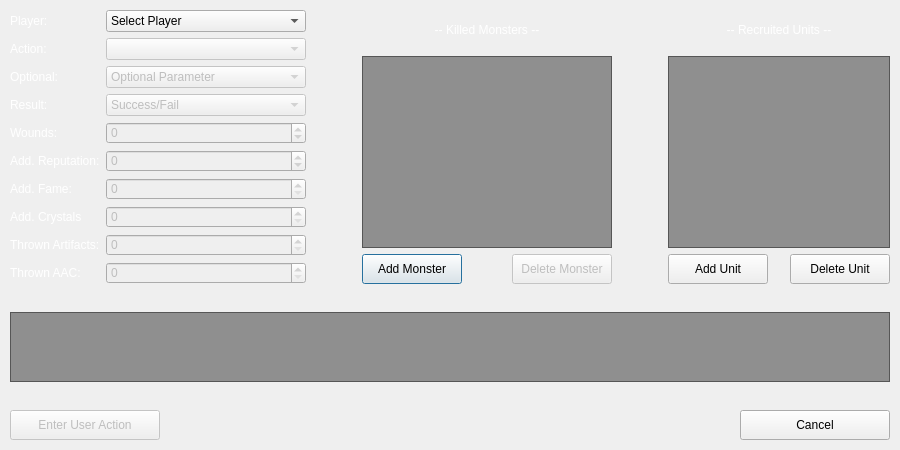
<?xml version="1.0" encoding="UTF-8"?>
<ui version="4.0">
 <class>Dialog_UserAction</class>
 <widget class="QDialog" name="Dialog_UserAction">
  <property name="windowModality">
   <enum>Qt::WindowModal</enum>
  </property>
  <property name="enabled">
   <bool>true</bool>
  </property>
  <property name="geometry">
   <rect>
    <x>0</x>
    <y>0</y>
    <width>900</width>
    <height>450</height>
   </rect>
  </property>
  <property name="sizePolicy">
   <sizepolicy hsizetype="Fixed" vsizetype="Fixed">
    <horstretch>0</horstretch>
    <verstretch>0</verstretch>
   </sizepolicy>
  </property>
  <property name="minimumSize">
   <size>
    <width>900</width>
    <height>450</height>
   </size>
  </property>
  <property name="maximumSize">
   <size>
    <width>900</width>
    <height>450</height>
   </size>
  </property>
  <property name="windowTitle">
   <string>Dialog</string>
  </property>
  <property name="styleSheet">
   <string notr="true">QDialog#Dialog_UserAction{
    border-image: url(:/images/Image_Background_Action);
}

QTableWidget {
    background-color: rgb(0, 0, 0, 40%);
    color: rgb(255, 255, 255);
    font: 75 8pt &quot;MS Shell Dlg 2&quot;;
}</string>
  </property>
  <layout class="QGridLayout" name="gridLayout_2">
   <property name="leftMargin">
    <number>10</number>
   </property>
   <property name="topMargin">
    <number>10</number>
   </property>
   <property name="rightMargin">
    <number>10</number>
   </property>
   <property name="bottomMargin">
    <number>10</number>
   </property>
   <property name="spacing">
    <number>10</number>
   </property>
   <item row="0" column="0">
    <widget class="QWidget" name="widget_comboText" native="true">
     <layout class="QFormLayout" name="formLayout">
      <property name="leftMargin">
       <number>0</number>
      </property>
      <property name="topMargin">
       <number>0</number>
      </property>
      <property name="rightMargin">
       <number>0</number>
      </property>
      <property name="bottomMargin">
       <number>0</number>
      </property>
      <item row="0" column="0">
       <widget class="QLabel" name="label_playerList">
        <property name="styleSheet">
         <string notr="true">color: rgb(255, 255, 255);</string>
        </property>
        <property name="text">
         <string>Player:</string>
        </property>
       </widget>
      </item>
      <item row="0" column="1">
       <widget class="QComboBox" name="comboBox_playerList">
        <property name="minimumSize">
         <size>
          <width>200</width>
          <height>0</height>
         </size>
        </property>
        <property name="maximumSize">
         <size>
          <width>200</width>
          <height>16777215</height>
         </size>
        </property>
        <property name="toolTip">
         <string>&lt;html&gt;&lt;head/&gt;&lt;body&gt;&lt;p&gt;Select the player performing the action&lt;/p&gt;&lt;/body&gt;&lt;/html&gt;</string>
        </property>
        <property name="whatsThis">
         <string>&lt;html&gt;&lt;head/&gt;&lt;body&gt;&lt;p&gt;&lt;br/&gt;&lt;/p&gt;&lt;/body&gt;&lt;/html&gt;</string>
        </property>
        <item>
         <property name="text">
          <string>Select Player</string>
         </property>
        </item>
       </widget>
      </item>
      <item row="1" column="0">
       <widget class="QLabel" name="label_actionList">
        <property name="styleSheet">
         <string notr="true">color: rgb(255, 255, 255);</string>
        </property>
        <property name="text">
         <string>Action:</string>
        </property>
       </widget>
      </item>
      <item row="1" column="1">
       <widget class="QComboBox" name="comboBox_actionList">
        <property name="enabled">
         <bool>false</bool>
        </property>
        <property name="minimumSize">
         <size>
          <width>200</width>
          <height>0</height>
         </size>
        </property>
        <property name="maximumSize">
         <size>
          <width>200</width>
          <height>16777215</height>
         </size>
        </property>
        <property name="toolTip">
         <string>&lt;html&gt;&lt;head/&gt;&lt;body&gt;&lt;p&gt;Select the type of action performed.&lt;/p&gt;&lt;/body&gt;&lt;/html&gt;</string>
        </property>
       </widget>
      </item>
      <item row="2" column="0">
       <widget class="QLabel" name="label_optional">
        <property name="styleSheet">
         <string notr="true">color: rgb(255, 255, 255);</string>
        </property>
        <property name="text">
         <string>Optional:</string>
        </property>
       </widget>
      </item>
      <item row="2" column="1">
       <widget class="QComboBox" name="comboBox_optional">
        <property name="enabled">
         <bool>false</bool>
        </property>
        <property name="minimumSize">
         <size>
          <width>200</width>
          <height>0</height>
         </size>
        </property>
        <property name="maximumSize">
         <size>
          <width>200</width>
          <height>16777215</height>
         </size>
        </property>
        <property name="styleSheet">
         <string notr="true"/>
        </property>
        <item>
         <property name="text">
          <string>Optional Parameter</string>
         </property>
        </item>
       </widget>
      </item>
      <item row="3" column="0">
       <widget class="QLabel" name="label_successFail">
        <property name="styleSheet">
         <string notr="true">color: rgb(255, 255, 255);</string>
        </property>
        <property name="text">
         <string>Result:</string>
        </property>
       </widget>
      </item>
      <item row="3" column="1">
       <widget class="QComboBox" name="comboBox_successFail">
        <property name="enabled">
         <bool>false</bool>
        </property>
        <property name="minimumSize">
         <size>
          <width>200</width>
          <height>0</height>
         </size>
        </property>
        <property name="maximumSize">
         <size>
          <width>200</width>
          <height>16777215</height>
         </size>
        </property>
        <property name="toolTip">
         <string>&lt;html&gt;&lt;head/&gt;&lt;body&gt;&lt;p&gt;Select whether the attack was successful (all attacked monsters killed) or fail (one or more of the attackted monsters survived - a.k.a. Noob Player being Noob).&lt;/p&gt;&lt;/body&gt;&lt;/html&gt;</string>
        </property>
        <item>
         <property name="text">
          <string>Success/Fail</string>
         </property>
        </item>
        <item>
         <property name="text">
          <string>Success</string>
         </property>
        </item>
        <item>
         <property name="text">
          <string>Fail</string>
         </property>
        </item>
       </widget>
      </item>
      <item row="4" column="0">
       <widget class="QLabel" name="label_woundCounts">
        <property name="styleSheet">
         <string notr="true">color: rgb(255, 255, 255);</string>
        </property>
        <property name="text">
         <string>Wounds:</string>
        </property>
       </widget>
      </item>
      <item row="4" column="1">
       <widget class="QSpinBox" name="spinBox_woundCounts">
        <property name="enabled">
         <bool>false</bool>
        </property>
        <property name="minimumSize">
         <size>
          <width>200</width>
          <height>0</height>
         </size>
        </property>
        <property name="maximumSize">
         <size>
          <width>200</width>
          <height>16777215</height>
         </size>
        </property>
        <property name="toolTip">
         <string>&lt;html&gt;&lt;head/&gt;&lt;body&gt;&lt;p&gt;Specify the number wounds gained in the attack.&lt;/p&gt;&lt;/body&gt;&lt;/html&gt;</string>
        </property>
        <property name="minimum">
         <number>-99</number>
        </property>
       </widget>
      </item>
      <item row="5" column="0">
       <widget class="QLabel" name="label_addRep">
        <property name="styleSheet">
         <string notr="true">color: rgb(255, 255, 255);</string>
        </property>
        <property name="text">
         <string>Add. Reputation:</string>
        </property>
       </widget>
      </item>
      <item row="5" column="1">
       <widget class="QSpinBox" name="spinBox_addRep">
        <property name="enabled">
         <bool>false</bool>
        </property>
        <property name="minimumSize">
         <size>
          <width>200</width>
          <height>0</height>
         </size>
        </property>
        <property name="maximumSize">
         <size>
          <width>200</width>
          <height>16777215</height>
         </size>
        </property>
        <property name="minimum">
         <number>-10</number>
        </property>
        <property name="maximum">
         <number>10</number>
        </property>
       </widget>
      </item>
      <item row="6" column="0">
       <widget class="QLabel" name="label_addFame">
        <property name="styleSheet">
         <string notr="true">color: rgb(255, 255, 255);</string>
        </property>
        <property name="text">
         <string>Add. Fame:</string>
        </property>
       </widget>
      </item>
      <item row="6" column="1">
       <widget class="QSpinBox" name="spinBox_addFame">
        <property name="enabled">
         <bool>false</bool>
        </property>
        <property name="minimumSize">
         <size>
          <width>200</width>
          <height>0</height>
         </size>
        </property>
        <property name="maximumSize">
         <size>
          <width>200</width>
          <height>16777215</height>
         </size>
        </property>
        <property name="toolTip">
         <string>&lt;html&gt;&lt;head/&gt;&lt;body&gt;&lt;p&gt;Addtitional Fame gained from Action cards, units, spells etc.&lt;/p&gt;&lt;/body&gt;&lt;/html&gt;</string>
        </property>
        <property name="minimum">
         <number>0</number>
        </property>
       </widget>
      </item>
      <item row="8" column="0">
       <widget class="QLabel" name="label_thrownArtifacts">
        <property name="styleSheet">
         <string notr="true">color: rgb(255, 255, 255);</string>
        </property>
        <property name="text">
         <string>Thrown Artifacts:</string>
        </property>
       </widget>
      </item>
      <item row="8" column="1">
       <widget class="QSpinBox" name="spinBox_thrownArtifacts">
        <property name="enabled">
         <bool>false</bool>
        </property>
        <property name="minimumSize">
         <size>
          <width>200</width>
          <height>0</height>
         </size>
        </property>
        <property name="maximumSize">
         <size>
          <width>200</width>
          <height>16777215</height>
         </size>
        </property>
        <property name="toolTip">
         <string>&lt;html&gt;&lt;head/&gt;&lt;body&gt;&lt;p&gt;Number of Artifacts thrown away during the attack.&lt;/p&gt;&lt;/body&gt;&lt;/html&gt;</string>
        </property>
       </widget>
      </item>
      <item row="9" column="0">
       <widget class="QLabel" name="label_thrownAAC">
        <property name="styleSheet">
         <string notr="true">color: rgb(255, 255, 255);</string>
        </property>
        <property name="text">
         <string>Thrown AAC:</string>
        </property>
       </widget>
      </item>
      <item row="9" column="1">
       <widget class="QSpinBox" name="spinBox_thrownAAC">
        <property name="enabled">
         <bool>false</bool>
        </property>
        <property name="minimumSize">
         <size>
          <width>200</width>
          <height>0</height>
         </size>
        </property>
        <property name="maximumSize">
         <size>
          <width>200</width>
          <height>16777215</height>
         </size>
        </property>
        <property name="toolTip">
         <string>&lt;html&gt;&lt;head/&gt;&lt;body&gt;&lt;p&gt;Number of Advanced Action Cards thrown away during the attack.&lt;/p&gt;&lt;/body&gt;&lt;/html&gt;</string>
        </property>
        <property name="maximum">
         <number>99</number>
        </property>
       </widget>
      </item>
      <item row="7" column="0">
       <widget class="QLabel" name="label_addCrystals">
        <property name="styleSheet">
         <string notr="true">color: rgb(255, 255, 255);</string>
        </property>
        <property name="text">
         <string>Add. Crystals</string>
        </property>
       </widget>
      </item>
      <item row="7" column="1">
       <widget class="QSpinBox" name="spinBox_addCrystals">
        <property name="enabled">
         <bool>false</bool>
        </property>
       </widget>
      </item>
     </layout>
    </widget>
   </item>
   <item row="0" column="2">
    <widget class="QWidget" name="widget_Monster" native="true">
     <layout class="QGridLayout" name="gridLayout_3">
      <property name="leftMargin">
       <number>0</number>
      </property>
      <property name="topMargin">
       <number>0</number>
      </property>
      <property name="rightMargin">
       <number>0</number>
      </property>
      <property name="bottomMargin">
       <number>0</number>
      </property>
      <item row="2" column="0">
       <widget class="QPushButton" name="pushButton_addMonster">
        <property name="enabled">
         <bool>true</bool>
        </property>
        <property name="minimumSize">
         <size>
          <width>100</width>
          <height>30</height>
         </size>
        </property>
        <property name="maximumSize">
         <size>
          <width>150</width>
          <height>30</height>
         </size>
        </property>
        <property name="layoutDirection">
         <enum>Qt::LeftToRight</enum>
        </property>
        <property name="text">
         <string>Add Monster</string>
        </property>
       </widget>
      </item>
      <item row="1" column="0" colspan="3">
       <widget class="QTableWidget" name="tableWidget_monsters">
        <property name="sizePolicy">
         <sizepolicy hsizetype="Minimum" vsizetype="Expanding">
          <horstretch>0</horstretch>
          <verstretch>0</verstretch>
         </sizepolicy>
        </property>
        <property name="minimumSize">
         <size>
          <width>250</width>
          <height>0</height>
         </size>
        </property>
        <property name="maximumSize">
         <size>
          <width>300</width>
          <height>192</height>
         </size>
        </property>
        <property name="styleSheet">
         <string notr="true"/>
        </property>
        <property name="sizeAdjustPolicy">
         <enum>QAbstractScrollArea::AdjustToContents</enum>
        </property>
        <property name="gridStyle">
         <enum>Qt::NoPen</enum>
        </property>
        <attribute name="horizontalHeaderVisible">
         <bool>false</bool>
        </attribute>
        <attribute name="verticalHeaderVisible">
         <bool>false</bool>
        </attribute>
       </widget>
      </item>
      <item row="2" column="1">
       <spacer name="horizontalSpacer_3">
        <property name="orientation">
         <enum>Qt::Horizontal</enum>
        </property>
        <property name="sizeHint" stdset="0">
         <size>
          <width>10</width>
          <height>0</height>
         </size>
        </property>
       </spacer>
      </item>
      <item row="2" column="2">
       <widget class="QPushButton" name="pushButton_deleteMonster">
        <property name="enabled">
         <bool>false</bool>
        </property>
        <property name="minimumSize">
         <size>
          <width>100</width>
          <height>30</height>
         </size>
        </property>
        <property name="maximumSize">
         <size>
          <width>150</width>
          <height>30</height>
         </size>
        </property>
        <property name="text">
         <string>Delete Monster</string>
        </property>
       </widget>
      </item>
      <item row="0" column="0" colspan="3">
       <widget class="QLabel" name="label_killedMonsters">
        <property name="layoutDirection">
         <enum>Qt::LeftToRight</enum>
        </property>
        <property name="styleSheet">
         <string notr="true">color: rgb(255, 255, 255);
font: bold 12pt &quot;MS Shell Dlg 2&quot;;</string>
        </property>
        <property name="text">
         <string>-- Killed Monsters --</string>
        </property>
        <property name="alignment">
         <set>Qt::AlignCenter</set>
        </property>
       </widget>
      </item>
     </layout>
    </widget>
   </item>
   <item row="0" column="4">
    <widget class="QWidget" name="widget_Units" native="true">
     <layout class="QGridLayout" name="gridLayout">
      <property name="leftMargin">
       <number>0</number>
      </property>
      <property name="topMargin">
       <number>0</number>
      </property>
      <property name="rightMargin">
       <number>0</number>
      </property>
      <property name="bottomMargin">
       <number>0</number>
      </property>
      <item row="1" column="0" colspan="3">
       <widget class="QTableWidget" name="tableWidget_units">
        <property name="sizePolicy">
         <sizepolicy hsizetype="Minimum" vsizetype="Expanding">
          <horstretch>0</horstretch>
          <verstretch>0</verstretch>
         </sizepolicy>
        </property>
        <property name="maximumSize">
         <size>
          <width>250</width>
          <height>192</height>
         </size>
        </property>
        <property name="styleSheet">
         <string notr="true"/>
        </property>
        <property name="sizeAdjustPolicy">
         <enum>QAbstractScrollArea::AdjustToContents</enum>
        </property>
        <property name="gridStyle">
         <enum>Qt::NoPen</enum>
        </property>
        <attribute name="horizontalHeaderVisible">
         <bool>false</bool>
        </attribute>
        <attribute name="verticalHeaderVisible">
         <bool>false</bool>
        </attribute>
       </widget>
      </item>
      <item row="2" column="0">
       <widget class="QPushButton" name="pushButton_addUnit">
        <property name="enabled">
         <bool>true</bool>
        </property>
        <property name="minimumSize">
         <size>
          <width>100</width>
          <height>30</height>
         </size>
        </property>
        <property name="text">
         <string>Add Unit</string>
        </property>
       </widget>
      </item>
      <item row="0" column="0" colspan="3">
       <widget class="QLabel" name="label_recuitedUnits">
        <property name="styleSheet">
         <string notr="true">color: rgb(255, 255, 255);
font: bold 12pt &quot;MS Shell Dlg 2&quot;;</string>
        </property>
        <property name="text">
         <string>-- Recruited Units --</string>
        </property>
        <property name="alignment">
         <set>Qt::AlignCenter</set>
        </property>
       </widget>
      </item>
      <item row="2" column="2">
       <widget class="QPushButton" name="pushButton_removeUnit">
        <property name="enabled">
         <bool>true</bool>
        </property>
        <property name="minimumSize">
         <size>
          <width>100</width>
          <height>30</height>
         </size>
        </property>
        <property name="text">
         <string>Delete Unit</string>
        </property>
       </widget>
      </item>
      <item row="2" column="1">
       <spacer name="horizontalSpacer_5">
        <property name="orientation">
         <enum>Qt::Horizontal</enum>
        </property>
        <property name="sizeHint" stdset="0">
         <size>
          <width>10</width>
          <height>0</height>
         </size>
        </property>
       </spacer>
      </item>
     </layout>
    </widget>
   </item>
   <item row="0" column="1">
    <spacer name="horizontalSpacer_4">
     <property name="orientation">
      <enum>Qt::Horizontal</enum>
     </property>
     <property name="sizeHint" stdset="0">
      <size>
       <width>0</width>
       <height>0</height>
      </size>
     </property>
    </spacer>
   </item>
   <item row="4" column="0" colspan="5">
    <widget class="QWidget" name="widget_buttons" native="true">
     <layout class="QHBoxLayout" name="horizontalLayout">
      <property name="leftMargin">
       <number>0</number>
      </property>
      <property name="topMargin">
       <number>0</number>
      </property>
      <property name="rightMargin">
       <number>0</number>
      </property>
      <property name="bottomMargin">
       <number>0</number>
      </property>
      <item>
       <widget class="QPushButton" name="pushButton_enterUserAction">
        <property name="enabled">
         <bool>false</bool>
        </property>
        <property name="minimumSize">
         <size>
          <width>150</width>
          <height>30</height>
         </size>
        </property>
        <property name="maximumSize">
         <size>
          <width>150</width>
          <height>30</height>
         </size>
        </property>
        <property name="text">
         <string>Enter User Action</string>
        </property>
       </widget>
      </item>
      <item>
       <spacer name="horizontalSpacer_2">
        <property name="orientation">
         <enum>Qt::Horizontal</enum>
        </property>
        <property name="sizeHint" stdset="0">
         <size>
          <width>40</width>
          <height>20</height>
         </size>
        </property>
       </spacer>
      </item>
      <item>
       <widget class="QPushButton" name="pushButton_cancel">
        <property name="enabled">
         <bool>true</bool>
        </property>
        <property name="minimumSize">
         <size>
          <width>150</width>
          <height>30</height>
         </size>
        </property>
        <property name="maximumSize">
         <size>
          <width>150</width>
          <height>30</height>
         </size>
        </property>
        <property name="text">
         <string>Cancel</string>
        </property>
       </widget>
      </item>
     </layout>
    </widget>
   </item>
   <item row="2" column="0" colspan="5">
    <widget class="QWidget" name="widget_stats" native="true">
     <layout class="QVBoxLayout" name="verticalLayout_2">
      <property name="leftMargin">
       <number>0</number>
      </property>
      <property name="topMargin">
       <number>0</number>
      </property>
      <property name="rightMargin">
       <number>0</number>
      </property>
      <property name="bottomMargin">
       <number>0</number>
      </property>
      <item>
       <spacer name="verticalSpacer">
        <property name="orientation">
         <enum>Qt::Vertical</enum>
        </property>
        <property name="sizeHint" stdset="0">
         <size>
          <width>20</width>
          <height>40</height>
         </size>
        </property>
       </spacer>
      </item>
      <item>
       <widget class="QTableWidget" name="tableWidget_actionStats">
        <property name="sizePolicy">
         <sizepolicy hsizetype="Expanding" vsizetype="Expanding">
          <horstretch>0</horstretch>
          <verstretch>0</verstretch>
         </sizepolicy>
        </property>
        <property name="minimumSize">
         <size>
          <width>0</width>
          <height>0</height>
         </size>
        </property>
        <property name="maximumSize">
         <size>
          <width>16777215</width>
          <height>16777215</height>
         </size>
        </property>
        <property name="styleSheet">
         <string notr="true"/>
        </property>
        <property name="sizeAdjustPolicy">
         <enum>QAbstractScrollArea::AdjustToContents</enum>
        </property>
        <property name="gridStyle">
         <enum>Qt::NoPen</enum>
        </property>
        <attribute name="horizontalHeaderVisible">
         <bool>false</bool>
        </attribute>
        <attribute name="verticalHeaderVisible">
         <bool>false</bool>
        </attribute>
       </widget>
      </item>
      <item>
       <spacer name="verticalSpacer_2">
        <property name="orientation">
         <enum>Qt::Vertical</enum>
        </property>
        <property name="sizeHint" stdset="0">
         <size>
          <width>20</width>
          <height>40</height>
         </size>
        </property>
       </spacer>
      </item>
     </layout>
    </widget>
   </item>
   <item row="0" column="3">
    <spacer name="horizontalSpacer">
     <property name="orientation">
      <enum>Qt::Horizontal</enum>
     </property>
     <property name="sizeHint" stdset="0">
      <size>
       <width>0</width>
       <height>0</height>
      </size>
     </property>
    </spacer>
   </item>
  </layout>
 </widget>
 <resources/>
 <connections/>
</ui>
